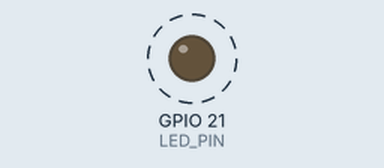
A sketch run on a simulated Seeed XIAO ESP32-S3. On the bench: output pins drawn as LEDs (lit = HIGH). Dashed ring = blinking. What the sketch prints to the serial monitor is not drawn.

Above: at 0.2 s.
Timing chart, 0 to 3.0 s (numbered marks = the images above):
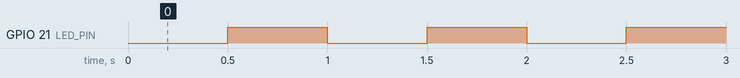

Measured:
- by itself, GPIO 21 (LED_PIN): alternates HIGH for 0.50 s and LOW for 0.50 s

The sketch:

blink.ino
```cpp
// Basic blink sanity check for the XIAO ESP32S3.
// Onboard user LED is GPIO21 and is active-LOW (LOW = on).
const int LED_PIN = 21;

void setup() {
  pinMode(LED_PIN, OUTPUT);
  Serial.begin(115200);
}

void loop() {
  digitalWrite(LED_PIN, LOW);   // on
  Serial.println("LED ON");
  delay(500);
  digitalWrite(LED_PIN, HIGH);  // off
  Serial.println("LED OFF");
  delay(500);
}
```
